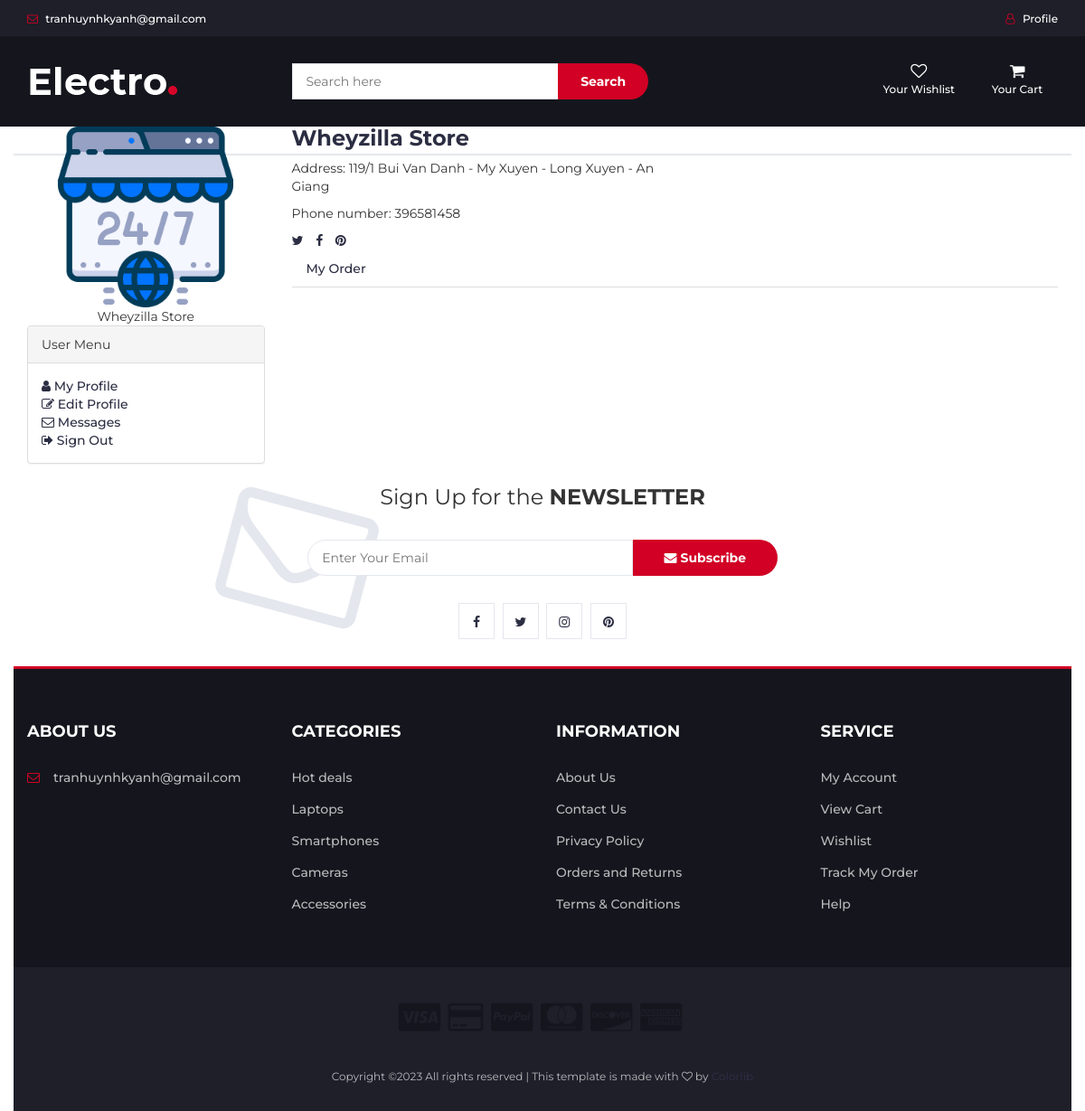
The page /accounts/ (signed in) on the database its author committed.
### userauth/models.py (models this page shows, shortened)
class User(AbstractUser):
    username = models.CharField(max_length=100)
    email = models.EmailField(unique=True)
    image = models.ImageField(upload_to=user_directory_path,null=True,default="none.jpg")
    USERNAME_FIELD = "email"
    REQUIRED_FIELDS = ['username']

### core/models.py (models this page shows)
class Address(models.Model):
    user = models.ForeignKey(User,on_delete=models.SET_NULL,null=True)
    address = models.CharField(max_length=100,null=True)
    phone = models.BigIntegerField(null=True)
    status = models.BooleanField(default=False)
    class Meta:
        verbose_name_plural = "Address"

### userauth/views.py (the view)
# urls.py: path("",profile_view,name="profile"),
@login_required
def profile_view(request):
    products = {}
    try:
        order = Order.objects.filter(user=request.user).all()
    except:
        order = {}
        item = {}
    user = User.objects.get(id = request.user.id)
    address = Address.objects.filter(user=user).first()
    context = {
        'products' : products,
        'orders': order,
        'user': user,
        'address': address if address else {}
    }
    return render(request,"userauth/profile.html",context)

### templates/userauth/profile.html (shortened to what this page needs)
{%extends "index.html"%}
{%load static%}
{%block body%}
<link href="https://maxcdn.bootstrapcdn.com/font-awesome/4.3.0/css/font-awesome.min.css" rel="stylesheet">
<div class="container">
  <div class="row">
    <div class="col-sm-3">
      <div class="user-profile__avatar shadow-effect text-center">
        {%if user.image%}
          <img width="200" height="200" class="img-responsive center-block" src="{{user.image.url}}" alt>
        {%else%}
          <img width="200" height="200" class="img-responsive center-block" src="{{user.image}}" alt>
        {%endif%}
        {{user.first_name}} {{user.last_name}}
      </div>
      <div class="panel panel-default">
        <div class="panel-heading">
          User Menu
        </div>
        <div class="panel-body">
          <ul>
            <li><a href="#"><i class="fa fa-user"></i> My Profile</a></li>
            <li><a href="{%url 'userauth:profile-update'%}"><i class="fa fa-edit"></i> Edit Profile</a></li>
            <li><a href="{%url 'userauth:chat'%}"><i class="fa fa-envelope-o"></i> Messages</a></li>
            <li><a href="{%url 'userauth:logout' %}"><i class="fa fa-sign-out"></i> Sign Out</a></li>
          </ul>
        </div>
      </div>
    </div>
    <div class="col-sm-9">
      <div class="row">
        <div class="col-sm-6">
          <h3 class="user-profile__title">{{user.first_name}} {{user.last_name}}</h3>
          <p class="user-profile__desc">
            Address: {{address.address}}
          </p>
          <p class="user-profile__desc">
            Phone number: {{address.phone}}
          </p>
          <div class="social">
            <ul class="list-inline">
              <li>
                <a href="#" class="twitter"><i class="fa fa-twitter"></i></a>
              </li>
              <li>
                <a href="#" class="facebook"><i class="fa fa-facebook"></i></a>
              </li>
              <li>
                <a href="#" class="pinterest"><i class="fa fa-pinterest"></i></a>
              </li>
            </ul>
          </div>
        </div>
        <div class="col-sm-6">
        </div>
        <div class="col-sm-12">
          <div class="user-profile__tabs">
            <ul class="nav nav-tabs" role="tablist">
              <li role="presentation" class="">
                <a href="#user-profile__shopping-cart" aria-controls="user-profile__shopping-cart" role="tab" data-toggle="tab" aria-expanded="true">My Order</a>
              </li>
            </ul>
      </div>
    </div>
  </div>
</div>
{%endblock body%}

### static/css/style.css (style rules this page uses)
body { font-family: 'Montserrat', sans-serif; font-weight: 400; color: #333; }
h1, h2, h3, h4, h5, h6 { color: #2B2D42; font-weight: 700; margin: 0 0 10px; }
a { color: #2B2D42; font-weight: 500; -webkit-transition: 0.2s color; transition: 0.2s color; }
ul, ol { margin: 0; padding: 0; list-style: none }

### rows shown on the page
User: image (picture), first_name "Wheyzilla", last_name "Store"
Address: address "119/1 Bui Van Danh - My Xuyen - Long Xuyen - An Giang", phone "396581458"
